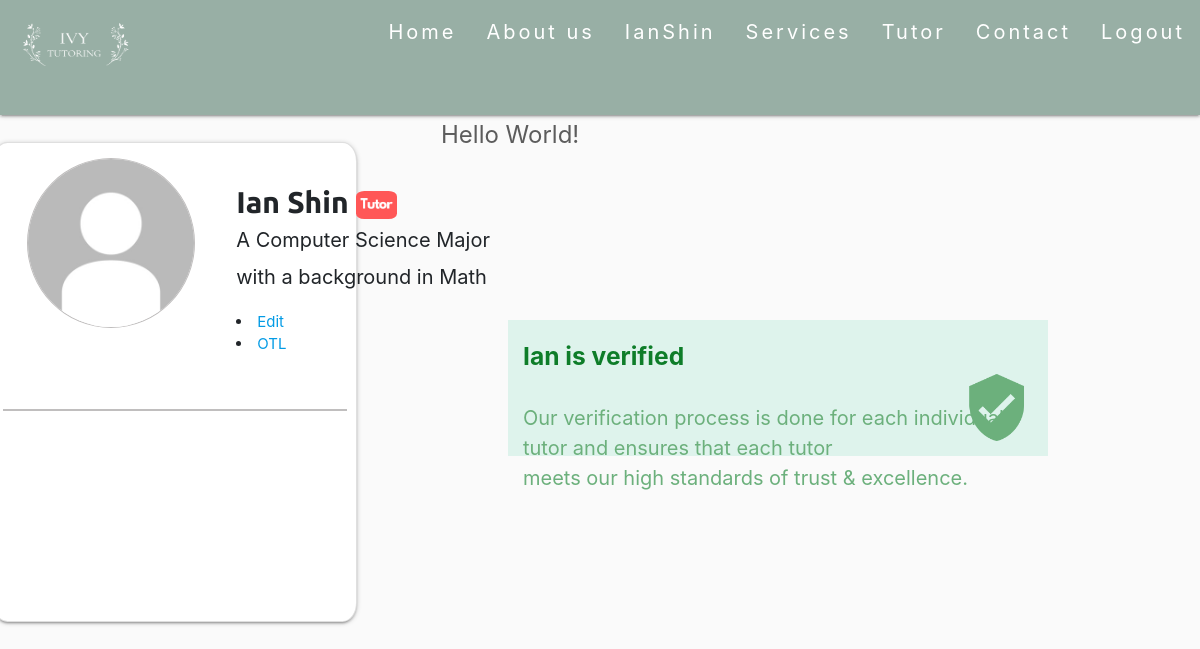
Page /Profile (signed in) on the committed database.
### main/models.py (models this page shows, shortened)
class User(AbstractUser):
	email_confirm = models.BooleanField(default=False)

class Profile(models.Model):
	user = models.OneToOneField(User,on_delete = models.CASCADE,default= None)
	pro_pic =  models.ImageField(upload_to = 'profilePics', blank = True, null = True)
	descript = models.CharField(max_length = 50, blank = True)
	intro = models.CharField(max_length = 1000, blank = True)

### main/views.py (the view)
# urls.py: path("Profile",views.profile,name = "Profile"),
@login_required(login_url="main:Login")
def profile(request):
	return render(request, "main/Profile.html")

### main/templates/main/Profile.html (shortened to what this page needs)
{% load widget_tweaks %}
{% load static %}
<head>
    <link rel="stylesheet" href="https://cdnjs.cloudflare.com/ajax/libs/materialize/1.0.0/css/materialize.min.css">
    <link rel="stylesheet" href="https://stackpath.bootstrapcdn.com/bootstrap/4.3.1/css/bootstrap.min.css">
</head>
{%include "main/HeadNav.html" %}
<body>
    <div class="container bcontent">
        <div class="card">
            <div class="row no-gutters">
                <div class="col-sm-5">
                    {% if request.user.profile.pro_pic %}
                        <img class="card-img" src="{{ request.user.profile.pro_pic.url }}">
                    {% else %}
                        <img class="card-img" src="{%static 'media/Default.jpg' %}">
                    {% endif %}
                </div>
                <div class="col-sm-7">
                        <div class="card-body">
                            <h4>
                                <b style = 'font-family: Ubuntu, "times new roman", times, roman, serif; font-size:30px;'>
                                    {{user.first_name}} {{user.last_name}}
                                    <img class="img" style  = "width:15%;border-radius: 20%;" src="{%static 'media\TutorSticker.png' %}">
                                </b>
                                <div class="card-text" style = "width:500px;max-width:-webkit-fill-available; font-size:20px;">
                                    {%render_field request.user.profile.descript %}
                                </div>
                            </h4>
                            <li><a href= "EditProfile"> Edit</a></li>
                            {% if user.is_authenticated %}
                                {% if user.is_superuser %}
                                    <li><a href="/OTL">OTL</a></li>
                                {% endif %}
                            {% endif %}
                    </div>
                </div>
            </div>
            <hr style = "position:relative; margin-left: auto; margin-right:auto;
             width: 95%;height:2px;border:none;color:#c0bebe;background-color:#c0bebe;">
        </div>
    </div>
</body>
<div class = "writingSection">
    <div class = "container" >
        <h2> Hi, I'm {{user.first_name}}</h2>
        <div class = "", style = "text-align: left; color:#5C5C5C;">
            <font size = "5">
                {{user.profile.intro | safe }}
            </font>
        </div>
    </div>
</div>
<div class="container-fluid">
    <h5 style = "line-height:300%; font-weight: bolder; color:#0E7D29;">{{user.first_name}} is verified</h5>
    <p style = "font-size:20px;color:#6CB07C"> Our verification process is done for each individual tutor and ensures
        that each tutor <br> meets our high standards of trust & excellence.</p>
        <img class="shield-img" src="{%static 'media\Shield.png' %}">
  </div>

### main/templates/main/HeadNav.html (shortened to what this page needs)
{%load static%}
<head>
<link rel="stylesheet" href="https://cdnjs.cloudflare.com/ajax/libs/materialize/1.0.0/css/materialize.min.css">
</head>
<div class="navbar-fixed">
    <nav>
        <div class='nav-wrapper'>
            <a href="/" class="brand-logo"><img src="{%static 'media\logo.png' %}" width="150" height="100"></a>
            <ul id="nav" class = "right hide-on-med-and-down">
                {% if user.is_authenticated %}
                    <li><a href = "/"> Home </a></li>
                    <li><a href = "/AboutUs"> About us </a></li>
                    <li><a href = "/Profile"> {{ user.username }}</a></li>
                    <li><a href= "/Services"> Services </a></li>
                    <li><a href = "/Tutor"> Tutor </a></li>
                    <li><a href = "/Contact/"> Contact </a></li>
                    <li><a href="/logout"> Logout </a></li>
                {% endif %}
            </ul>
        </div>
    </nav>
</div>

### main/templates/main/HeadNav.html (style rules this page uses)
nav { height:115px; background-color:#98AFA5; }
nav ul a { font-size: 20px; letter-spacing:3px; }

### main/templates/main/Profile.html (style rules this page uses)
body { background-color:#FAFAFA; }
.card { position:relative; top:70; width:45%; right:25%; border-radius:4%; height:60%; }
.row { margin-left:0; }
.card-img { max-width:75%; height:85%; border-radius:50%; left:15%; position:absolute; top:15; border:1.5px solid #c0bebe; }
.writingSection { position:relative; bottom:550px; left:25%; width:70%; }
.col-sm-5 { position:absoulte; height:200; width:100%; }
.container-fluid { background-color:#def3ec; position:relative; bottom:50%; left:178; height:17%; width:45%; }
.shield-img { position:relative; width:26%; left:80%; bottom:137px; }

### rows in the picture
User: username "IanShin", first_name "Ian", last_name "Shin", descript "A Computer Science Major with a background in Math", profile.intro "Hello World!"
